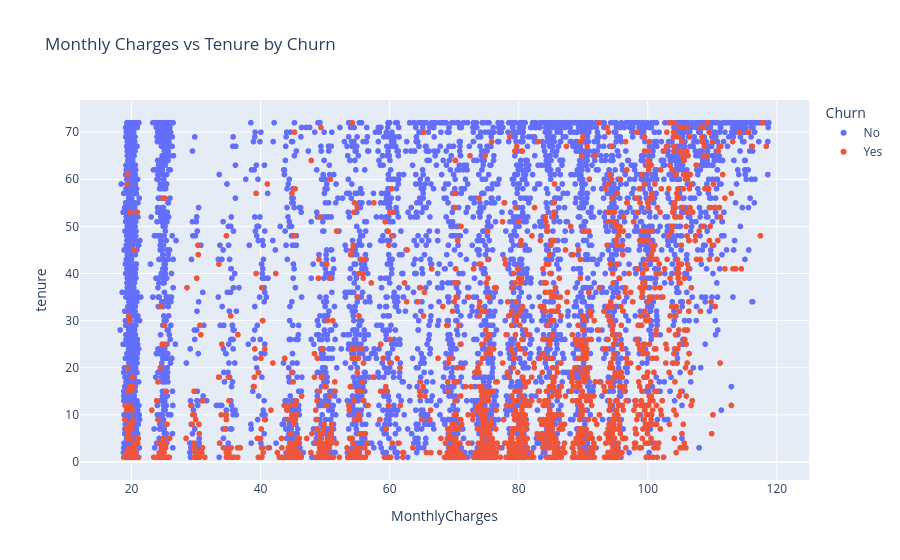

This figure's notebook cell:
### Code cell
fig = px.scatter(
    df,
    x='MonthlyCharges',
    y='tenure',
    color='Churn',
    title='Monthly Charges vs Tenure by Churn',
    hover_data=['Contract']
)

fig.show()

### Figure 1 — Plotly figure (JSON) as saved in the notebook; plotly's stock layout.template omitted (floating-point values rounded to 4 significant figures; data arrays with more than 128 entries replaced by an {"elided": "..."} marker saying what was removed)
{"data": [{"customdata": {"elided": "5163x1 str values"}, "hovertemplate": "Churn=No<br>MonthlyCharges=%{x}<br>tenure=%{y}<br>Contract=%{customdata[0]}<extra></extra>", "legendgroup": "No", "marker": {"color": "#636efa", "symbol": "circle"}, "mode": "markers", "name": "No", "showlegend": true, "type": "scattergl", "x": {"elided": "5163 float values"}, "xaxis": "x", "y": {"elided": "5163 int values"}, "yaxis": "y"}, {"customdata": {"elided": "1869x1 str values"}, "hovertemplate": "Churn=Yes<br>MonthlyCharges=%{x}<br>tenure=%{y}<br>Contract=%{customdata[0]}<extra></extra>", "legendgroup": "Yes", "marker": {"color": "#EF553B", "symbol": "circle"}, "mode": "markers", "name": "Yes", "showlegend": true, "type": "scattergl", "x": {"elided": "1869 float values"}, "xaxis": "x", "y": {"elided": "1869 int values"}, "yaxis": "y"}], "layout": {"legend": {"title": {"text": "Churn"}, "tracegroupgap": 0}, "title": {"text": "Monthly Charges vs Tenure by Churn"}, "xaxis": {"anchor": "y", "domain": [0, 1], "title": {"text": "MonthlyCharges"}}, "yaxis": {"anchor": "x", "domain": [0, 1], "title": {"text": "tenure"}}}}
